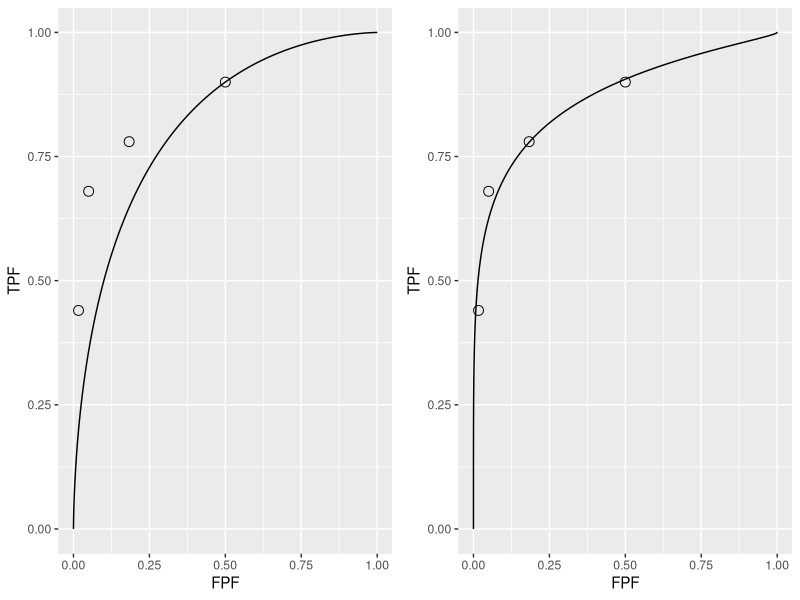

Reproduce this figure in R.
## ---- chunk 1
knitr::opts_chunk$set(
  collapse = TRUE,
  comment = "#>"
)
library(kableExtra)
library(ggplot2)
library(gridExtra)
## ---- chunk 2
plotROC <- function (mu, sigma, FPF, TPF)
{
  zeta <- seq(- mu - 2,+ mu + 2,0.01)
  fpf <- array(dim = length(zeta))
  tpf <- array(dim = length(zeta))
  for (i in 1:length(zeta)) {
    fpf[i] <- pnorm(-zeta[i])
    tpf[i] <- pnorm((mu -zeta[i])/sigma) 
  }
  curveData <- data.frame(FPF = c(1, fpf, 0), TPF = c(1, tpf, 0))
  pointsData <- data.frame(FPF = FPF, TPF = TPF)
  rocPlot <- ggplot(mapping = aes(x = FPF, y = TPF)) + geom_line(data = curveData) + geom_point(data = pointsData, shape = 1, size = 3)
  return(rocPlot)
}
## ---- chunk 3
Ktr = array(dim = c(2,5))
Ktr[1,]  <- c(30,19,8,2,1) # Table 4.2.1
Ktr[2,]  <- c(5,6,5,12,22)
df <- as.data.frame(Ktr)
colnames(df) <- c("$r = 5$","$r = 4$","$r = 3$","$r = 2$","$r = 1$")
rownames(df) <- c("non-diseased","diseased")
knitr::kable(df, caption = "Representative counts table.", escape = FALSE)
## ---- chunk 4
options(digits=3)
R <- length(Ktr[1,]) -1 # number of op points; 4
OpPts <- array(0,dim = c(2,R+1))
for (r in (R+1):2) {
  OpPts[1,(R+2)-r] <- sum(Ktr[1, r:(R+1)])/sum(Ktr[1,])
  OpPts[2,(R+2)-r] <- sum(Ktr[2, r:(R+1)])/sum(Ktr[2,])    
}
OpPts[,R+1] <- 1
df <- as.data.frame(OpPts)
colnames(df) <- c("$r\\geq 5$","$r\\geq 4$","$r\\geq 3$","$r\\geq 2$","$r\\geq 1$")
rownames(df) <- c("FPF","TPF")
knitr::kable(df, caption = "Computation of operating points from cell counts.", escape = FALSE)
## ---- chunk 5
options(digits = 3)
FPF <- array(0,dim = R)
TPF <- array(0,dim = R)
for (r in (R+1):2) {
  FPF[(R+2)-r] <- sum(Ktr[1, r:(R+1)])/sum(Ktr[1,])
  TPF[(R+2)-r] <- sum(Ktr[2, r:(R+1)])/sum(Ktr[2,])    
}
df <- data.frame(FPF = FPF, TPF = TPF)
df <- t(df)
print(df)
mu <- qnorm(.5)+qnorm(.9);sigma <- 1
Az <- pnorm(mu/sqrt(2))
cat("uppermost point based estimate of mu = ", mu, "\n")
cat("corresponding estimate of Az = ", Az, "\n")
## ---- chunk 6
# equal variance fit to uppermost operating point
p1 <- plotROC (mu, sigma, FPF, TPF)
# the following values are from unequal-variance model fitting
# to be discussed later
mu <- 2.17;sigma <- 1.65
# this formula to be discussed later
Az <- pnorm(mu/sqrt(1+sigma^2))
cat("binormal unequal variance model estimate of Az = ", Az, "\n")
# unequal variance fit to all operating points
p2 <- plotROC (mu, sigma, FPF, TPF)
## ---- chunk 7
grid.arrange(p1,p2,ncol=2)
## ---- chunk 8
qnorm(1-0.5)
mu-qnorm(0.9)
